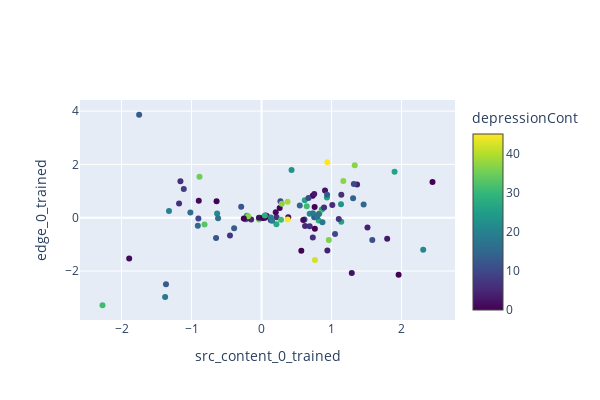

The cell this chart's notebook holds for it:
### Code cell
original_radius = (data[["src_content_0_trained","edge_0_trained"]]**2).sum(axis=1).pow(1/2)

epsilon = 0.1

new_radius = 2 * epsilon * (data["depressionCont"] - 1) / (data["depressionCont"].max() - data["depressionCont"].min()) + (1 + epsilon)
_data = data.copy()
_data["new_src_content_0_trained"] = _data["src_content_0_trained"]
_data["new_edge_0_trained"] = _data["edge_0_trained"]

fig = go.Figure()
fig.add_trace(
    go.Scatter(
        x = _data["new_src_content_0_trained"],
        y = _data["new_edge_0_trained"],
        mode = "markers",
        marker = {
            "color": _data["depressionCont"],
            "colorbar": dict(
                title=dict(text="depressionCont")
            ),
            "colorscale": "Viridis"
        },
    )
)
fig.update_layout(
    width=600, height=400,
    xaxis_title="src_content_0_trained",
    yaxis_title = "edge_0_trained"
)
fig.show()
